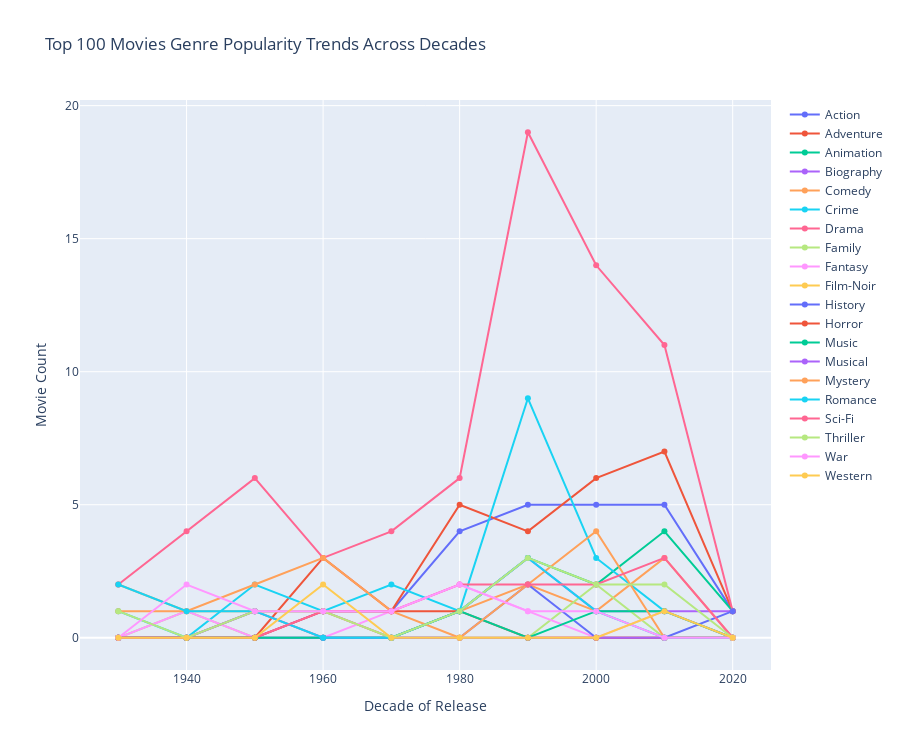

Notebook code for this chart:
### Markdown cell above
The majority of the top 100 movies were released in the 1980s and later. The earliest decade in the dataset is the 1930s with 9 movies and the 2020s are the most recent decade with 6 movies. Drama is the only genre with a top 100 movie in every decade. musical and film-noir both have their only top 100 movie in the 1950s. There is a high concentration of action, adventure, drama, and crime movies in the top 100 in the 80s through the 2010s.

### Code cell
import plotly.graph_objects as go

fig = go.Figure()
for i in range(len(genre_decades_df.index)):
    fig.add_trace(go.Scatter(x=genre_decades_df.columns, y=genre_decades_df.values[i],
                    name=genre_decades_df.index[i]
                    ))
    
fig.update_layout(height=750, title_text="Top 100 Movies Genre Popularity Trends Across Decades", xaxis_title='Decade of Release', yaxis_title='Movie Count')

fig.show()

### Figure 1 — Plotly figure (JSON) as saved in the notebook; plotly's stock layout.template omitted (floating-point values rounded to 4 significant figures)
{"data": [{"name": "Action", "type": "scatter", "x": [1930, 1940, 1950, 1960, 1970, 1980, 1990, 2000, 2010, 2020], "y": [0, 0, 1, 1, 1, 4, 5, 5, 5, 1]}, {"name": "Adventure", "type": "scatter", "x": [1930, 1940, 1950, 1960, 1970, 1980, 1990, 2000, 2010, 2020], "y": [0, 0, 0, 3, 1, 5, 4, 6, 7, 1]}, {"name": "Animation", "type": "scatter", "x": [1930, 1940, 1950, 1960, 1970, 1980, 1990, 2000, 2010, 2020], "y": [0, 0, 0, 0, 0, 1, 3, 2, 4, 1]}, {"name": "Biography", "type": "scatter", "x": [1930, 1940, 1950, 1960, 1970, 1980, 1990, 2000, 2010, 2020], "y": [0, 0, 0, 1, 0, 1, 3, 1, 1, 1]}, {"name": "Comedy", "type": "scatter", "x": [1930, 1940, 1950, 1960, 1970, 1980, 1990, 2000, 2010, 2020], "y": [2, 1, 1, 1, 0, 1, 2, 1, 3, 0]}, {"name": "Crime", "type": "scatter", "x": [1930, 1940, 1950, 1960, 1970, 1980, 1990, 2000, 2010, 2020], "y": [1, 0, 2, 1, 2, 1, 9, 3, 1, 0]}, {"name": "Drama", "type": "scatter", "x": [1930, 1940, 1950, 1960, 1970, 1980, 1990, 2000, 2010, 2020], "y": [2, 4, 6, 3, 4, 6, 19, 14, 11, 1]}, {"name": "Family", "type": "scatter", "x": [1930, 1940, 1950, 1960, 1970, 1980, 1990, 2000, 2010, 2020], "y": [0, 1, 0, 0, 0, 0, 0, 2, 0, 0]}, {"name": "Fantasy", "type": "scatter", "x": [1930, 1940, 1950, 1960, 1970, 1980, 1990, 2000, 2010, 2020], "y": [0, 1, 0, 0, 1, 2, 1, 0, 1, 0]}, {"name": "Film-Noir", "type": "scatter", "x": [1930, 1940, 1950, 1960, 1970, 1980, 1990, 2000, 2010, 2020], "y": [0, 0, 1, 0, 0, 0, 0, 0, 0, 0]}, {"name": "History", "type": "scatter", "x": [1930, 1940, 1950, 1960, 1970, 1980, 1990, 2000, 2010, 2020], "y": [0, 0, 0, 0, 0, 0, 2, 0, 0, 1]}, {"name": "Horror", "type": "scatter", "x": [1930, 1940, 1950, 1960, 1970, 1980, 1990, 2000, 2010, 2020], "y": [0, 0, 0, 1, 1, 1, 0, 0, 0, 0]}, {"name": "Music", "type": "scatter", "x": [1930, 1940, 1950, 1960, 1970, 1980, 1990, 2000, 2010, 2020], "y": [0, 0, 0, 0, 0, 1, 0, 1, 1, 0]}, {"name": "Musical", "type": "scatter", "x": [1930, 1940, 1950, 1960, 1970, 1980, 1990, 2000, 2010, 2020], "y": [0, 0, 1, 0, 0, 0, 0, 0, 0, 0]}, {"name": "Mystery", "type": "scatter", "x": [1930, 1940, 1950, 1960, 1970, 1980, 1990, 2000, 2010, 2020], "y": [1, 1, 2, 3, 1, 0, 2, 4, 0, 0]}, {"name": "Romance", "type": "scatter", "x": [1930, 1940, 1950, 1960, 1970, 1980, 1990, 2000, 2010, 2020], "y": [2, 1, 1, 0, 0, 1, 3, 1, 0, 0]}, {"name": "Sci-Fi", "type": "scatter", "x": [1930, 1940, 1950, 1960, 1970, 1980, 1990, 2000, 2010, 2020], "y": [0, 0, 0, 1, 1, 2, 2, 2, 3, 0]}, {"name": "Thriller", "type": "scatter", "x": [1930, 1940, 1950, 1960, 1970, 1980, 1990, 2000, 2010, 2020], "y": [1, 0, 1, 1, 0, 1, 3, 2, 2, 0]}, {"name": "War", "type": "scatter", "x": [1930, 1940, 1950, 1960, 1970, 1980, 1990, 2000, 2010, 2020], "y": [0, 2, 1, 1, 1, 2, 1, 1, 0, 0]}, {"name": "Western", "type": "scatter", "x": [1930, 1940, 1950, 1960, 1970, 1980, 1990, 2000, 2010, 2020], "y": [0, 0, 0, 2, 0, 0, 0, 0, 1, 0]}], "layout": {"height": 750, "title": {"text": "Top 100 Movies Genre Popularity Trends Across Decades"}, "xaxis": {"title": {"text": "Decade of Release"}}, "yaxis": {"title": {"text": "Movie Count"}}}}
